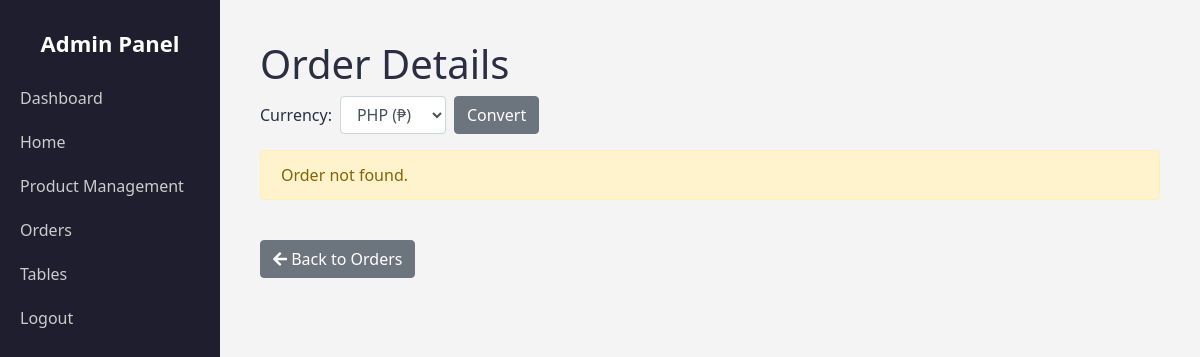
The page /website/ordersview.php on the database as committed earlier.
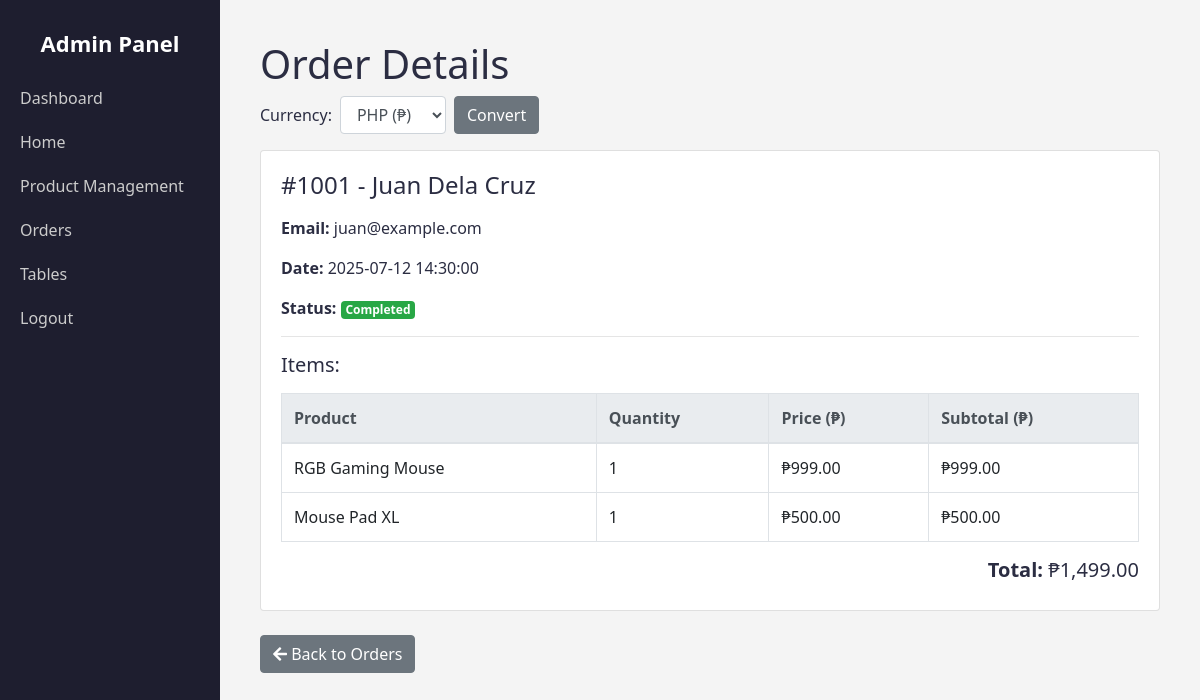
The same page on the database as committed later.
### tables this page shows
CREATE TABLE `ordersview` (
  `view_id` int NOT NULL AUTO_INCREMENT,
  `order_id` int NOT NULL,
  `customer_name` varchar(100) NOT NULL,
  `customer_email` varchar(100) NOT NULL,
  `order_date` datetime NOT NULL,
  `status` enum('Pending','Processing','Completed','Cancelled') DEFAULT 'Pending',
  `product_name` varchar(255) NOT NULL,
  `quantity` int NOT NULL,
  `price` decimal(10,2) NOT NULL,
  `subtotal` decimal(10,2) NOT NULL,
  PRIMARY KEY (`view_id`)
);

### website/ordersview.php (the view, shortened to what this page needs)
<?php
$servername = "localhost";
$username = "root";
$password = "";
$database = "online_store";
$conn = new mysqli($servername, $username, $password, $database);
$currency = isset($_GET['currency']) ? $_GET['currency'] : 'PHP';
$exchangeRates = [
  'PHP' => 1.00,
  'USD' => 0.0182,
  'KRW' => 23.57
];
$symbols = [
  'PHP' => '₱',
  'USD' => '$',
  'KRW' => '₩'
];
$rate = $exchangeRates[$currency] ?? 1.00;
$symbol = $symbols[$currency] ?? '₱';
$order_id = isset($_GET['order_id']) ? (int) $_GET['order_id'] : 1001;
$sql = "SELECT * FROM ordersview WHERE order_id = ?";
$stmt = $conn->prepare($sql);
$stmt->bind_param("i", $order_id);
$stmt->execute();
$result = $stmt->get_result();
$order_items = [];
$order_info = null;
while ($row = $result->fetch_assoc()) {
    $order_items[] = $row;
    if (!$order_info) {
        $order_info = $row;
    }
}
?>
<!DOCTYPE html>
<html lang="en">
<head>
  <link rel="stylesheet" href="https://stackpath.bootstrapcdn.com/bootstrap/4.5.2/css/bootstrap.min.css" />
  <link rel="stylesheet" href="https://cdnjs.cloudflare.com/ajax/libs/font-awesome/5.15.4/css/all.min.css" />
  <link rel="stylesheet" href="css/admindash.css" />
</head>
<body>
<?php $currentPage = basename($_SERVER['PHP_SELF']); ?>
<div class="dashboard-container">
  <?php include 'adminsidebar.php'; ?>
  <div class="main-content">
    <h1>Order Details</h1>
    <form method="GET" class="form-inline mb-3">
      <label class="mr-2" for="currency">Currency:</label>
      <select class="form-control mr-2" name="currency" id="currency">
        <option value="PHP" <?= $currency == 'PHP' ? 'selected' : '' ?>>PHP (₱)</option>
      </select>
      <button class="btn btn-secondary" type="submit">Convert</button>
    </form>
    <?php if ($order_info): ?>
    <div class="card">
      <div class="card-body">
        <h4 class="card-title mb-3">#<?= $order_info['order_id'] ?> - <?= htmlspecialchars($order_info['customer_name']) ?></h4>
        <p><strong>Email:</strong> <?= htmlspecialchars($order_info['customer_email']) ?></p>
        <p><strong>Date:</strong> <?= htmlspecialchars($order_info['order_date']) ?></p>
        <p><strong>Status:</strong>
          <span class="badge badge-success"><?= htmlspecialchars($order_info['status']) ?></span>
        </p>
        <hr>
        <h5>Items:</h5>
        <table class="table table-bordered mt-3">
          <thead class="thead-light">
            <tr>
              <th>Product</th>
              <th>Quantity</th>
              <th>Price (<?= $symbol ?>)</th>
              <th>Subtotal (<?= $symbol ?>)</th>
            </tr>
          </thead>
          <tbody>
            <?php
            $total = 0;
            foreach ($order_items as $item):
              $price = $item['price'] * $rate;
              $subtotal = $item['subtotal'] * $rate;
              $total += $subtotal;
            ?>
              <tr>
                <td><?= htmlspecialchars($item['product_name']) ?></td>
                <td><?= $item['quantity'] ?></td>
                <td><?= $symbol . number_format($price, 2) ?></td>
                <td><?= $symbol . number_format($subtotal, 2) ?></td>
              </tr>
            <?php endforeach; ?>
          </tbody>
        </table>
        <div class="text-right">
          <h5><strong>Total:</strong> <?= $symbol . number_format($total, 2) ?></h5>
        </div>
      </div>
    </div>
    <?php else: ?>
      <div class="alert alert-warning">Order not found.</div>
    <?php endif; ?>
    <a href="orders.php?currency=<?= urlencode($currency) ?>" class="btn btn-secondary mt-4">
      <i class="fas fa-arrow-left"></i> Back to Orders
    </a>
  </div>
</div>
</body>
</html>

### website/adminsidebar.php (shortened to what this page needs)
<aside class="sidebar">
  <h2>Admin Panel</h2>
  <ul>
    <li><a href="#" class="<?php echo ($currentPage == '#') ? 'active' : ''; ?>">Dashboard</a></li>
    <li><a href="index.php" class="<?php echo ($currentPage == 'index.php') ? 'active' : ''; ?>">Home</a></li>
    <li>
      <a href="#" class="<?php echo (in_array($currentPage, ['adminproductsadd.php', 'adminproductsedit.php'])) ? 'active' : ''; ?>">Product Management</a>
    </li>
    <li><a href="orders.php" class="<?php echo ($currentPage == 'orders.php') ? 'active' : ''; ?>">Orders</a></li>
    <li><a href="tables.php" class="<?php echo ($currentPage == 'tables.php') ? 'active' : ''; ?>">Tables</a></li>
    <li><a href="logout.php" class="<?php echo ($currentPage == 'logout.php') ? 'active' : ''; ?>">Logout</a></li>
  </ul>
</aside>

### website/css/admindash.css (style rules this page uses)
* { margin: 0; padding: 0; box-sizing: border-box; }
body { font-family: 'Segoe UI', Tahoma, Geneva, Verdana, sans-serif; background-color: #f4f4f4; color: #2B2D42; }
.dashboard-container { display: flex; min-height: 100vh; }
.sidebar { width: 220px; background-color: #1e1e2f; padding: 30px 20px; color: white; flex-shrink: 0; height: 100vh; position: sticky; top: 0; overflow-y: auto; }
.sidebar h2 { margin-bottom: 30px; text-align: center; font-size: 22px; font-weight: bold; }
.sidebar ul { list-style: none; }
.sidebar ul li { margin-bottom: 20px; position: relative; }
.sidebar ul li a { text-decoration: none; color: #ccc; font-size: 16px; transition: color 0.2s; }
.main-content { flex: 1; padding: 40px; overflow-y: auto; }

Rows that differ between the two databases and show on the page:
added ordersview: order "1001", customer_name "Juan Dela Cruz", customer_email "juan@example.com", order_date "2025-07-12 14:30:00", status "Completed", product_name "RGB Gaming Mouse", quantity "1", price "999.00", subtotal "999.00"
added ordersview: product_name "Mouse Pad XL", quantity "1", price "500.00", subtotal "500.00"
Other text that changed with them:
$symbol: (not shown) → "₱"
$total: (not shown) → "1,499.00"
text no longer shown: "Order not found."
text now shown: "# - Email: Date: Status: Items: Product Quantity Price ( ) Subtotal ( ) Total:"
